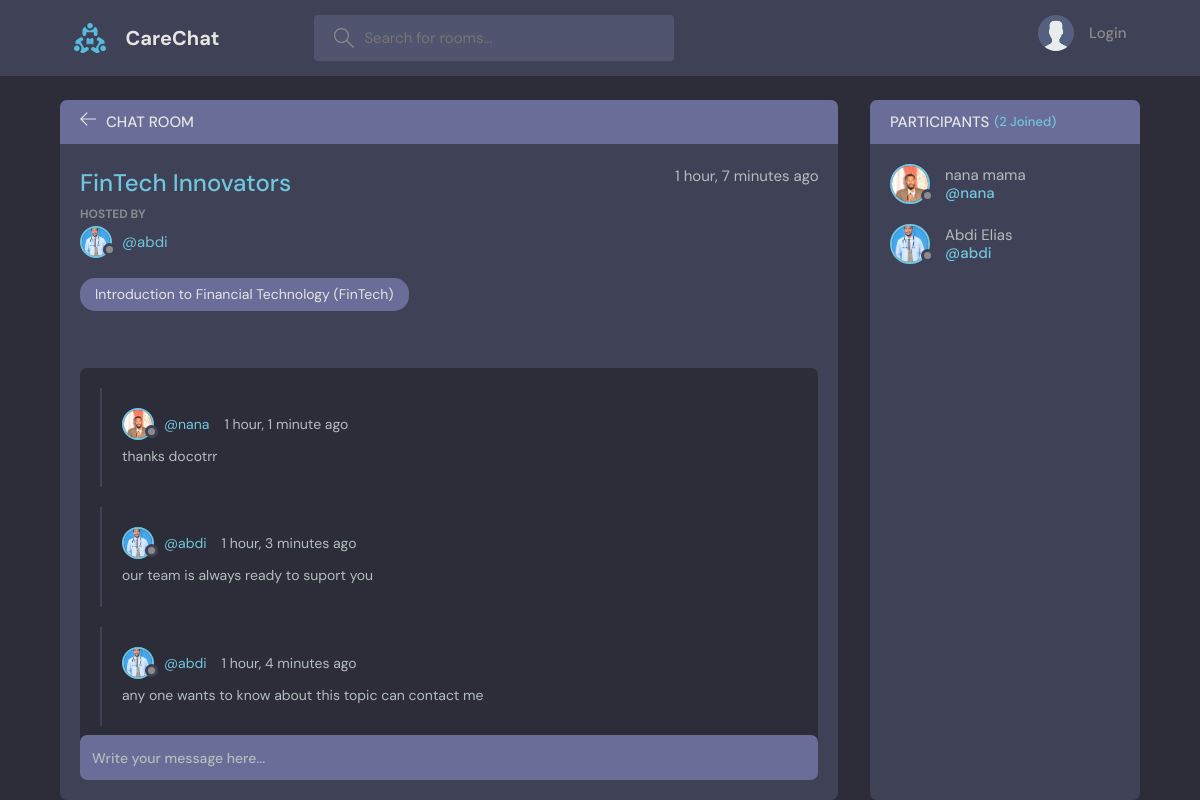
/room/11/, run on the app's committed database.
### base/models.py (models this page shows, shortened)
class Room(models.Model):
    host= models.ForeignKey(User,on_delete=models.SET_NULL,null=True)
    topic = models.ForeignKey(Topic,on_delete=models.SET_NULL,null=True)
    name = models.CharField(max_length=200)
    description = models.TextField(null=True,blank=True)
    participants=models.ManyToManyField(User,related_name='participants',blank=True)
    updated=models.DateTimeField(auto_now=True)
    created=models.DateTimeField(auto_now_add=True)
    class Meta:
        ordering = ['-updated','-created']

class User(AbstractUser):
    pass
    name=models.CharField(max_length=200,null=True)
    email=models.EmailField(unique=True, null=True)
    bio=models.TextField(null=True)
    avatar = models.ImageField(null=True,default='avatar.svg')
    USERNAME_FIELD='email'
    REQUIRED_FIELDS=[]

class Topic(models.Model):
    name=models.CharField(max_length=200)
    def __str__(self):
        return self.name

class Message(models.Model):
    user=models.ForeignKey(User,on_delete=models.CASCADE)
    room=models.ForeignKey(Room,on_delete=models.CASCADE)
    body=models.TextField()
    updated=models.DateTimeField(auto_now=True)
    created=models.DateTimeField(auto_now_add=True)
    class Meta:
        ordering = ['-updated','-created']

### base/views.py (the view, shortened to what this page needs)
# urls.py: path('room/<str:pk>/', views.room, name='room'),
def room(request,pk):
    room=Room.objects.get(id=pk)
    room_messages=room.message_set.all()
    participants=room.participants.all()
    context={'room':room,'room_messages':room_messages,'participants':participants}
    return render(request, 'base/room.html',context)

### base/templates/base/room.html (shortened to what this page needs)
{% extends 'main.html' %}
{% block content %}
<main class="profile-page layout layout--2">
  <div class="container">
    <div class="room">
      <div class="room__top">
        <div class="room__topLeft">
          <a href="{% url 'home' %}">
            <svg version="1.1" xmlns="http://www.w3.org/2000/svg" width="32" height="32" viewBox="0 0 32 32">
              <title>arrow-left</title>
              <path
                d="M13.723 2.286l-13.723 13.714 13.719 13.714 1.616-1.611-10.96-10.96h27.625v-2.286h-27.625l10.965-10.965-1.616-1.607z">
              </path>
            </svg>
          </a>
          <h3>Chat Room</h3>
        </div>
      </div>
      <div class="room__box scroll">
        <div class="room__header scroll">
          <div class="room__info">
            <h3>{{room.name}}</h3>
            <span>{{room.created|timesince}} ago</span>
          </div>
          <div class="room__hosted">
            <p>Hosted By</p>
            <a href="{% url 'user-profile' room.host.id %}" class="room__author">
              <div class="avatar avatar--small">
                <img src="{{room.host.avatar.url}}" />
              </div>
              <span>@{{room.host.username}}</span>
            </a>
          </div>
          <span class="room__topics">{{room.topic}}</span>
        </div>
        <div class="room__conversation">
          <div class="threads scroll">
            {% for message in room_messages %}
            <div class="thread">
              <div class="thread__top">
                <div class="thread__author">
                  <a href="{% url 'user-profile' message.user.id %}" class="thread__authorInfo">
                    <div class="avatar avatar--small">
                      <img src="{{message.user.avatar.url}}" />
                    </div>
                    <span>@{{message.user.username}}</span>
                  </a>
                  <span class="thread__date">{{message.created|timesince}} ago</span>
                </div>
              </div>
              <div class="thread__details">
                {{message.body}}
              </div>
            </div>
            {% endfor %}
          </div>
        </div>
      </div>
      <div class="room__message">
        <form action="" method="POST">
          <input name="body" placeholder="Write your message here..." />
        </form>
      </div>
    </div>
    <div class="participants">
      <h3 class="participants__top">Participants <span>({{participants.count}} Joined)</span></h3>
      <div class="participants__list scroll">
        {% for user in participants %}
        <a href="{%  url 'user-profile' user.id %}" class="participant">
          <div class="avatar avatar--medium">
            <img src="{{user.avatar.url}}" />
          </div>
          <p>
            {{user.name}}
            <span>@{{user.username}}</span>
          </p>
        </a>
        {% endfor %}
      </div>
    </div>
  </div>
</main>
{% endblock content %}

### data on the page
Room: name "FinTech Innovators", created "1 hour, 7 minutes", host.avatar (picture), host.username "abdi", topic "Introduction to Financial Technology (FinTech)"
Message: user.avatar (picture), user.username "nana", created "1 hour, 1 minute", body "thanks docotrr"
Message: user.avatar (picture), user.username "abdi", created "1 hour, 3 minutes", body "our team is always ready to suport you"
Message: user.avatar (picture), user.username "abdi", created "1 hour, 4 minutes", body "any one wants to know about this topic can contact me"
User: avatar (picture), name "nana mama", username "nana"
User: avatar (picture), name "Abdi Elias", username "abdi"

### other printed values
{{ participants.count }} "2"
